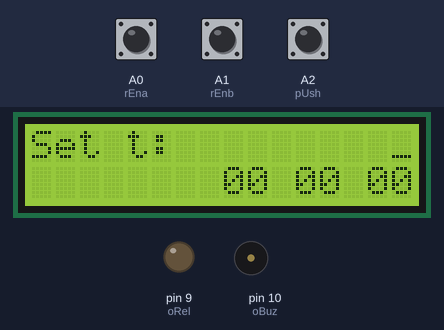
This sketch was run on a simulated Arduino Uno, built with avr-gcc and run on an emulated ATmega328P. Parts: 16×2 character LCD, output pins drawn as LEDs (lit = HIGH), buzzer (waves = sounding, pin HIGH). The test bench sets the inputs (shaded band); at power-on: A2 (pUsh) HIGH, A0 (rEna) HIGH, A1 (rEnb) HIGH.

Above: at 2.2 s.
2.3 s: A2 (pUsh) pulled LOW for 1 s
At 3.9 s:
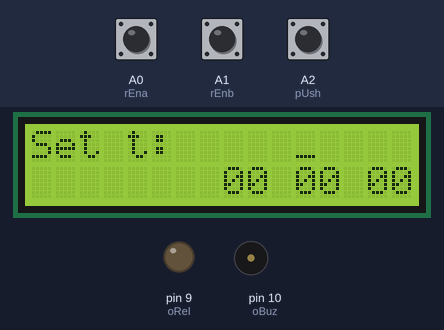
4.8 s: A0 (rEna) pulled LOW for 0.15 s
At 5.9 s:
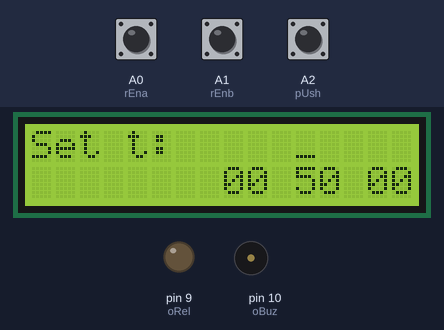
6.4 s: A2 (pUsh) pulled LOW for 3.2 s
At 8.2 s:
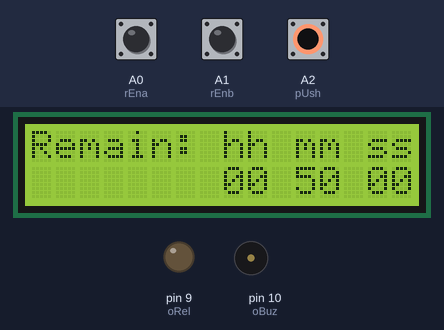
11.1 s: A2 (pUsh) pulled LOW for 0.15 s
At 13.8 s:
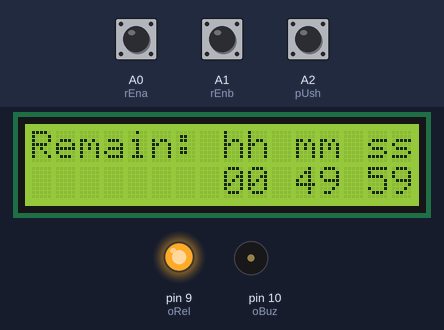
Timing chart, 0 to 15.2 s (numbered marks = the images above; inputs shaded):
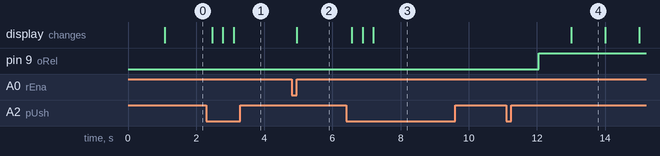

The sketch:

Timer_Arduino_and_rotary_encoder2.ino
```cpp
//Designed by Stoica Tudor 07.2019  Rew 08.2019
//"Programable Timer" from 99 hours to 0.
// Possibility to memorize preset time.
// Rotary encoder.

// include the library code:
#include <LiquidCrystal.h>
// initialize the library with the numbers of the interface pins
// LiquidCrystal (RS, E, D4,D5,D6,D7)
LiquidCrystal lcd(12, 11, 5, 4, 3, 2);


long n=0;// time in seconds
long r1=0;//rest1
long r2=0;
int r3=0;
int r4=0;
byte zh=0;//hoursX10
byte zhi;//hoursX10 initial
byte h=0;//hours
byte hi;
byte zm=0;//minutesX10
byte zmi;
byte m=0;//minutes
byte mi;
byte zs=0;//secX10
byte zsi;
byte s=0;//sec.
byte si;
byte md;// modulo
int counter=0;

#define btMem A3 //Button "Memory" to ground
#define oRel 9 // OUT relay
#define oBuz 10 // OUT buzzer
#define pUsh A2 // Push rot. enc. to ground
#define rEnb A1 //Rot enc "B" to ground
#define rEna A0 //Rot enc "A" to ground

void setup() {
   lcd.begin(16, 2);
   pinMode(btMem, INPUT_PULLUP);
   pinMode(pUsh, INPUT_PULLUP);
   pinMode(rEnb, INPUT_PULLUP);
   pinMode(rEna, INPUT_PULLUP);
   pinMode(oRel, OUTPUT);
   pinMode(oBuz, OUTPUT);

// welcome message
  lcd.clear();
  lcd.display();
 lcd.print("    HELLO !");
  delay(1000);

}

void loop() {

  //  preset timer routine
  md=10;// set s.
  lcd.clear();
  lcd.print("Set t:         _");
  lcdpr();
  do{
  s=roTen();
  lcdpr();
   }while(digitalRead(pUsh)==HIGH);//Push button
  delay(10);
  counter=0;


  md=6;// set sX10
   lcd.clear();
  lcd.print("Set t:        _");
  lcdpr();
  do{
 zs= roTen();
 lcdpr();
 }while(digitalRead(pUsh)==HIGH);//Push button
  delay(10);
  counter=0;


  md=10;// set min.
   lcd.clear();
  lcd.print("Set t:      _");
  lcdpr();
  do{
 m= roTen();
 lcdpr();
 }while(digitalRead(pUsh)==HIGH);//Push button
 delay(10);
 counter=0;


  md=6;// set min.X10
  lcd.clear();
  lcd.print("Set t:     _");
  lcdpr();
  do{
  zm= roTen();
  lcdpr();
  }while(digitalRead(pUsh)==HIGH);//Push button
  delay(10);
  counter=0;


  md=5;// set h
  lcd.clear();
  lcd.print("Set t:   _");
  lcdpr();
  do{//
  h= roTen();
  lcdpr();
  }while(digitalRead(pUsh)==HIGH);//Push button
  delay(10);
  counter=0;


  md=3;//set hX10;
   lcd.clear();
  lcd.print("Set t:  _");
  lcdpr();
  do{
  zh= roTen();
  lcdpr();
 }while(digitalRead(pUsh)==HIGH);//Push button
  delay(10);
  counter=0;

    //out of set routine

   si=s;   // memory initial state
   zsi=zs;
   mi=m;
   zmi=zm;
   hi=h;
   zhi=zh;

    n=36000*zh+3600*h+600*zm+60*m+zs*10+s;//compute time in sec.

     if(n!=0){   //not setting

  do{//Memory

   s=si;
   zs=zsi;
   m=mi;
   zm=zmi;
   h=hi;
   zh=zhi;

   n=36000*zh+3600*h+600*zm+60*m+zs*10+s;//compute time in sec.

    //Display set time

  lcd.clear();
  lcd.print("Remain: hh mm ss");
  lcd.setCursor(8,1);
  lcd.print(zh);
  lcd.print(h);
  lcd.print(" ");
  lcd.print(zm);
  lcd.print(m);
  lcd.print(" ");
  lcd.print(zs);
  lcd.print(s);


  while(0==digitalRead(pUsh));// Push button to start
  while(1==digitalRead(pUsh));

  while(millis() % 1000 != 0);//sincro with Time Base
  delay(50);

  digitalWrite(oRel,HIGH);//start timer

 do{//decreasing time

  //Displays the intermediate time
  lcd.clear();
  lcd.print("Remain: hh mm ss");
  lcd.setCursor(8,1);
  lcd.print(zh);
  lcd.print(h);
  lcd.print(" ");
  lcd.print(zm);
  lcd.print(m);
  lcd.print(" ");
  lcd.print(zs);
  lcd.print(s);

  while(millis() % 1000 != 0);// Time Base, 1s.

  n=n-1;

  zh=n/36000;
  r1=n%36000;
  h=r1/3600;
  r2=r1%3600;
  zm=r2/600;
  r3=r2%600;
  m=r3/60;
  r4=r3%60;
  zs=r4/10;
  s=r4%10;
   }while(n!=0);

  lcd.clear(); //display n=0+
  lcd.print("Remain: hh mm ss");
  lcd.setCursor(8,1);
  lcd.print(zh);
  lcd.print(h);
  lcd.print(" ");
  lcd.print(zm);
  lcd.print(m);
  lcd.print(" ");
  lcd.print(zs);
  lcd.print(s);

  digitalWrite(oRel,LOW);//stop timer

   digitalWrite(oBuz,HIGH);//beep to end
   delay(2000);
   digitalWrite(oBuz,LOW);
   }while(digitalRead(btMem)==HIGH);//"Memory" button
   }}// end of loop

 byte roTen(){ // Rotary encoder routine

 while(digitalRead(pUsh) &digitalRead(rEnb) & digitalRead(rEna)==1);

 if(digitalRead(pUsh)==0){
  return counter;

  }
   switch(digitalRead(rEna)) {
    case HIGH:
    while(digitalRead(rEna)==0);
    while(digitalRead(rEnb)==0);
    counter ++;
     counter=counter%md;
    break;
    case LOW:
   while(digitalRead(rEnb)==0);
   while(digitalRead(rEna)==0);
   counter --;
   if(counter==-1){
    counter=md-1;//left begin with md-1
    }
     counter=abs(counter)%md;
  break;
 }
   return counter;
   }

  void lcdpr(){ //lcd print routine
  lcd.setCursor(8,1);
  lcd.print(zh);
  lcd.print(h);
  lcd.print(" ");
  lcd.print(zm);
  lcd.print(m);
  lcd.print(" ");
  lcd.print(zs);
  lcd.print(s);
  delay(150);
   }
```

Measured:
- after the input at 2.3 s, the display: first changes after 0.17 s (image 1 shows a later state)
- after the input at 4.8 s, the display: changes after 0.15 s (image 2)
- after the input at 6.4 s, the display: first changes after 0.17 s (image 3 shows a later state)
- after the input at 11.1 s, pin 9 (oRel): LOW → HIGH after 0.95 s; the display: changes after 1.9 s (image 4)
